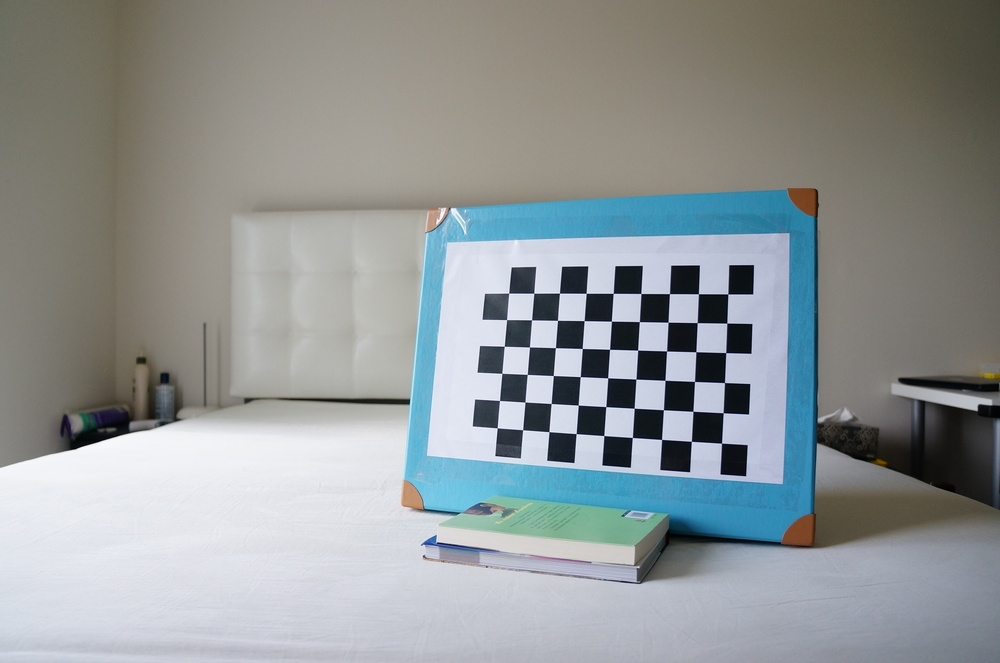
#> input picture disparity1/l.JPG, 1000 x 663 px, shrunk from 2448 x 1624 before the run, found by its file name
$ python rectify.py   (Python 2 division)   (older library calls are emulated)
#> lines starting #> are read from the running program, lines starting #| are printed output that depends on the picture
import numpy as np

import cv2


try:
    from cv2 import ORB as SIFT
except ImportError:
    try:
        from cv2 import SIFT
    except ImportError:
        try:
            SIFT = cv2.ORB_create()
            print "use ORB"
        except:
            raise AttributeError("Your OpenCV(%s) doesn't have SIFT / ORB."
                                 % cv2.__version__)


M = np.array( [[  1.92949648e+03,   0.00000000e+00,   1.20508238e+03],
 [  0.00000000e+00,   1.92774278e+03,   7.79828847e+02],
 [  0.00000000e+00,   0.00000000e+00,   1.00000000e+00]])

dis = np.array([[-0.18403257,  0.04334305, -0.00142467, -0.00183455,  0.32721892]])

R = np.array([[  9.99994906e-01,  -3.18560762e-03 , -1.99977206e-04],
 [  3.18783948e-03 ,  9.99918267e-01  , 1.23813564e-02],
 [  1.60518718e-04 , -1.23819308e-02 ,  9.99923328e-01]])
T = np.array( [[-3.28237759],
 [-0.02718054],
 [ 0.07851459]])
E = np.array([[ -2.54654900e-04  ,-7.81716268e-02 , -2.81505711e-02],
 [  7.90410747e-02 , -4.08922888e-02,   3.28211022e+00],
 [  1.67167067e-02 , -3.28219589e+00  ,-4.06457222e-02]])
F = np.array([[  1.70826316e-09  , 5.24864009e-07  ,-4.69999697e-05],
 [ -5.30701701e-07 ,  2.74810909e-07,  -4.20949169e-02],
 [  1.95427696e-04  , 4.16744508e-02,  1.00000000e+00]])

#===============================================================================
# R =np.array([[ 0.99998848, -0.00436078 ,-0.00200511],
#  [ 0.00437696 , 0.9999573 , 0.00813895],
#  [ 0.00196953, -0.00814763 , 0.99996487]])
# T =np.array([[-3.20702999],
#  [-0.02845684],
#  [ 0.05973959]])
# E =np.array([[ -3.17524434e-04,  -5.95051866e-02 , -2.89420561e-02],
#  [  6.60552411e-02  ,-2.63902141e-02  , 3.20679753e+00],
#  [  1.44194643e-02 , -3.20701714e+00,  -2.61589169e-02]])
# F =np.array( [[  4.31021768e-09  , 8.08484653e-07  , 1.22371943e-04],
#  [ -8.97478888e-07  , 3.58884563e-07 , -8.32666761e-02],
#  [  3.17013426e-04  , 8.28199414e-02  , 1.00000000e+00]])
#===============================================================================


# [75 lines left out: functions drawMatches, drawlines, remapImg, not called in this run]

img1 = cv2.imread('l.jpg',0)#[700:1300, 380:2030]  #queryimage # left image
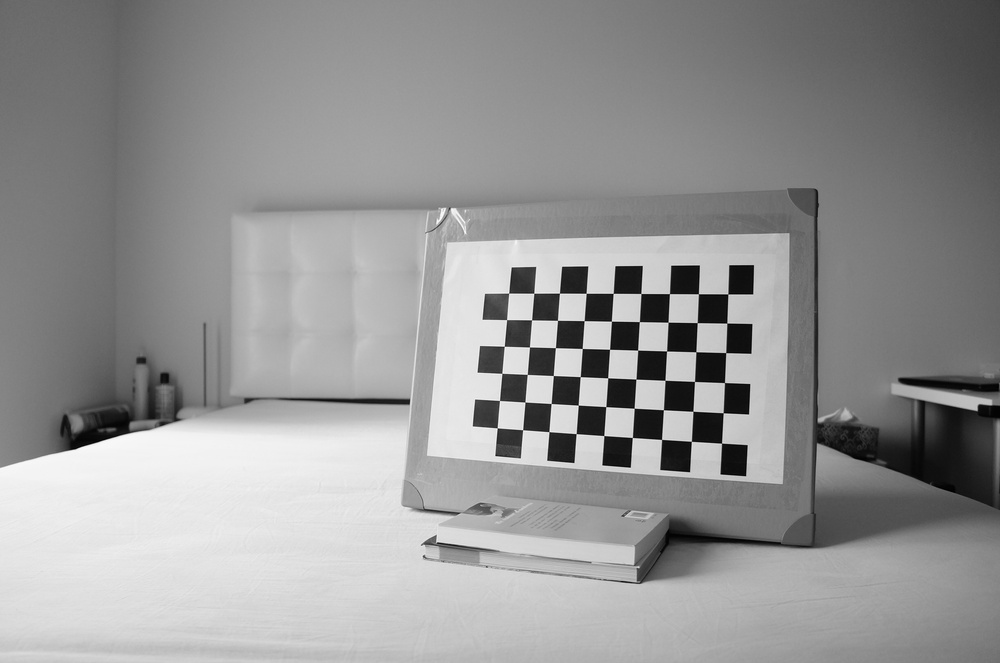
#> img1: shape (663, 1000); min 0, max 255, mean 148.2
img2 = cv2.imread('r.jpg',0)#[700:1300, 380:2030] #trainimage # right image4
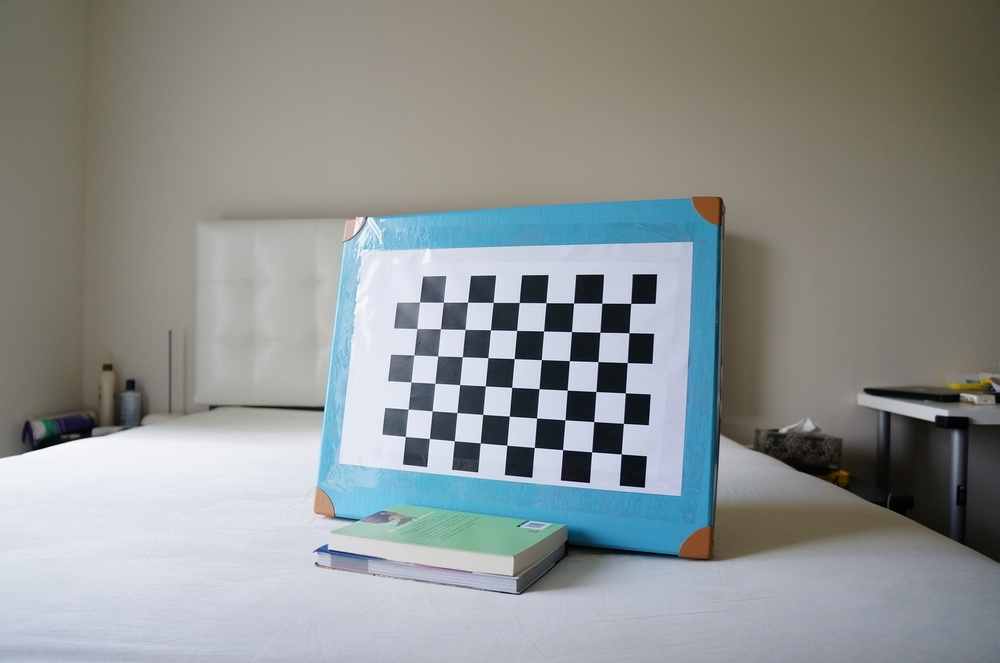
#> input picture disparity1/r.JPG, 1000 x 663 px, shrunk from 2448 x 1624 before the run, found by its file name
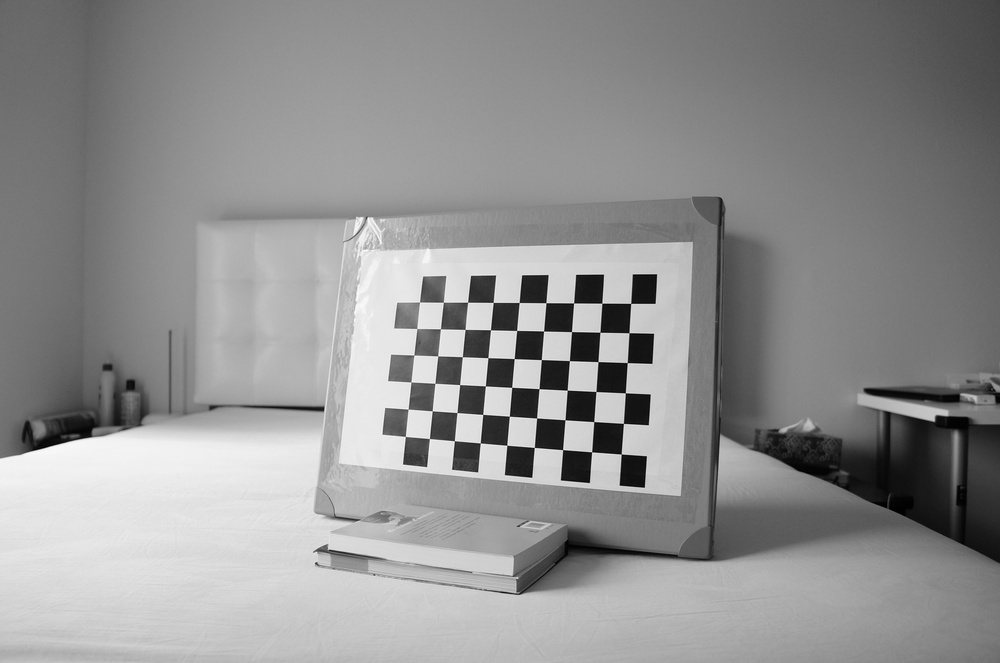
#> img2: shape (663, 1000); min 0, max 255, mean 144.4

img1 = cv2.undistort(img1, M, dis)
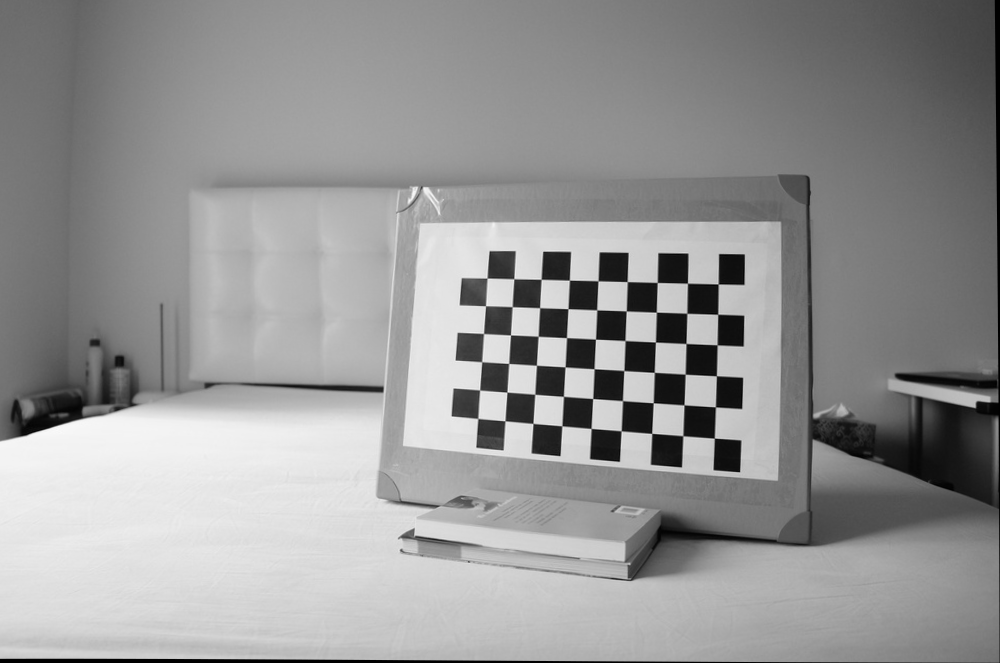
#> img1: shape (663, 1000); min 0, max 251, mean 149
img2 = cv2.undistort(img2, M, dis)
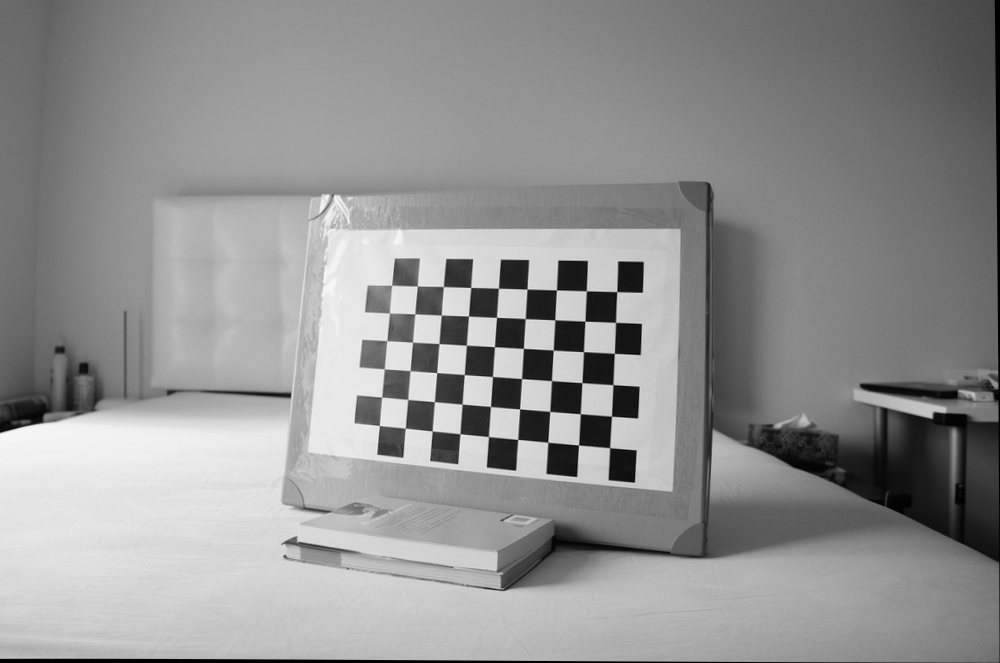
#> img2: shape (663, 1000); min 0, max 252, mean 145.2

# [17 lines of commented-out code are left out]

#> (the run stopped early here; a loop or call above may not have finished)
